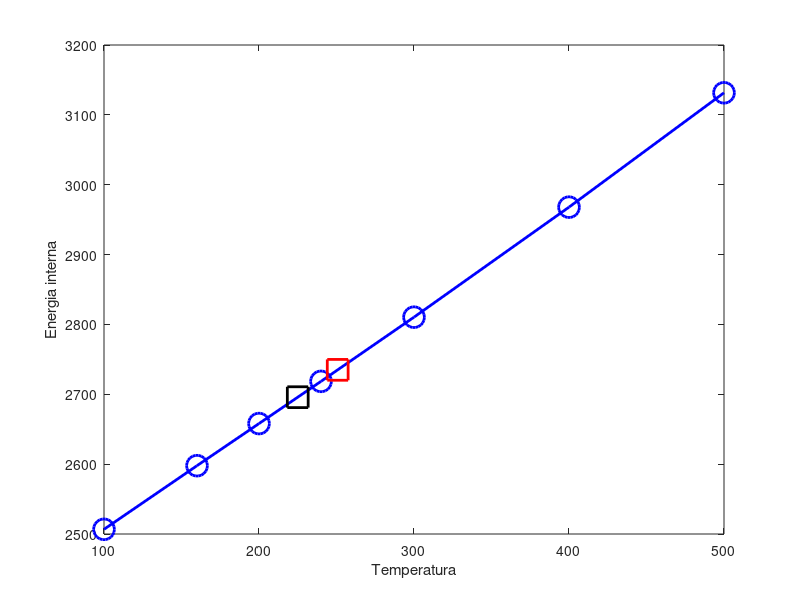

This figure's MATLAB source:
% Capacitate en Octave - 2019 - FCAI-UNCuyo
% https://introoctave.github.io/capacitoctave
% Jornadas de Investigación y Enseñanza de las Ciencias Experimentales (JEICE)
% 
% Trabajo Practico 2
% Interpolacion lineal de datos en tablas termodinamicas
%
% Ejercicio 36
% 1) Definir las columnas a partir de las cuales interpolamos (en este
% caso las columnas Temperatura y Energia interna)

T = [100, 160, 200, 240, 300, 400, 500];
u = [2506.7, 2597.8, 2658.1, 2718.5, 2810.4, 2967.9, 3131.6];


plot(T,u,'-bo','linewidth',2,'markersize',15)
xlabel ("Temperatura");
ylabel ("Energia interna");
hold on


% 2) Utilizar la funcion de interpolacion lineal para los siguientes casos:
% 2.a) Energia interna para T = 225 °C

T1 = 225;
E1 = interp1(T,u,T1);
plot(T1,E1,'ks','markersize',15,'linewidth',2)
hold on

% 2.b) Temperatura para u =  2735 kJ/kg.

E2 = 2735;
T2 = interp1(u,T,E2);
plot(T2,E2,'rs','markersize',15,'linewidth',2)
hold on
